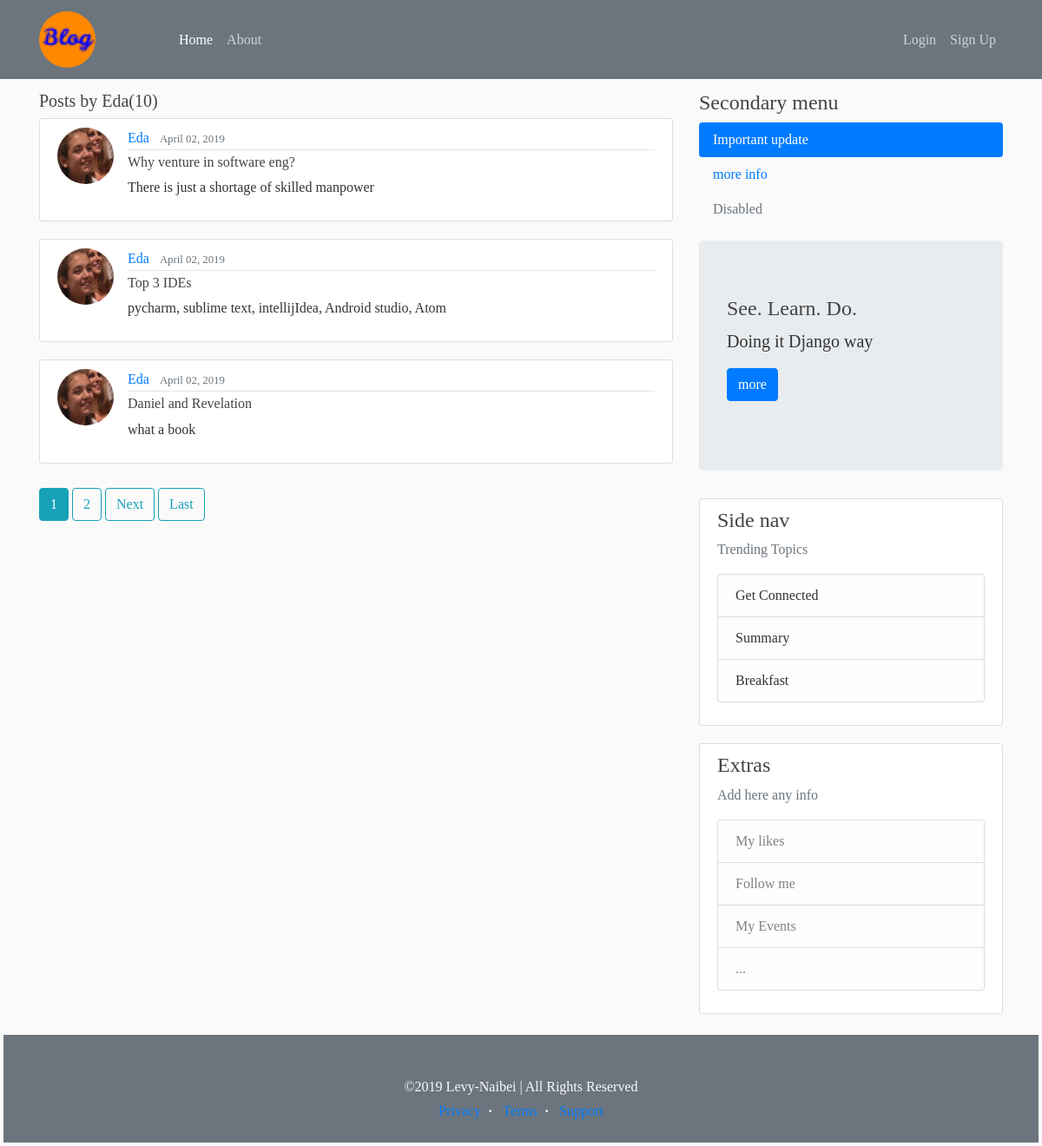
The app's page /user/Eda, older data.
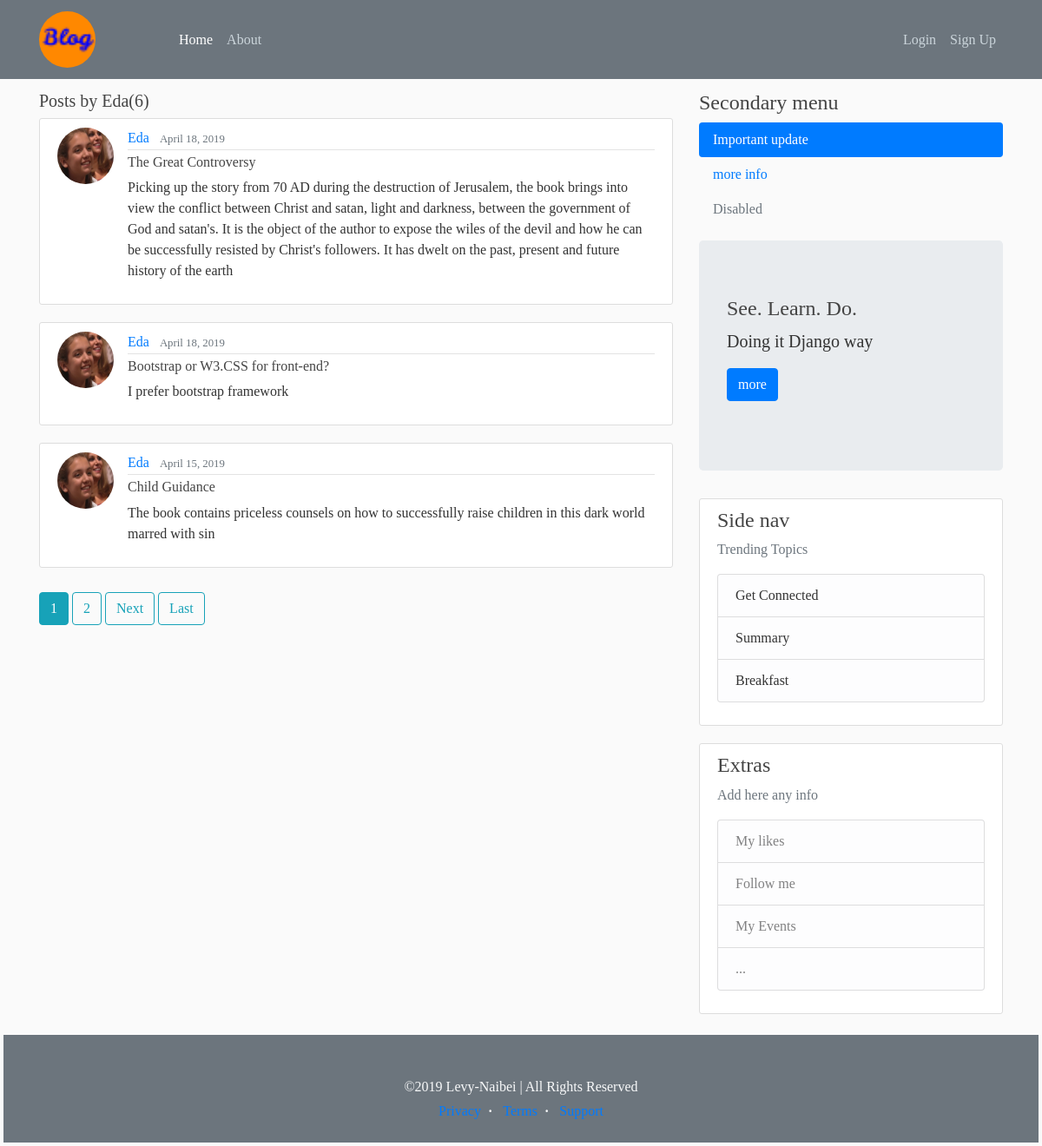
The same page, newer data.
### blog/models.py (models this page shows, shortened)
class Post(models.Model):
	title = models.CharField(max_length=80)
	content = models.TextField()
	date_posted = models.DateTimeField(default=timezone.now)
	author = models.ForeignKey(User, on_delete=models.CASCADE)

### users/models.py (models this page shows, shortened)
class Profile(models.Model):
	user = models.OneToOneField(User, on_delete=models.CASCADE)
	img = models.ImageField(default = 'default.png', upload_to='profile_pics')

### blog/views.py (the view)
# urls.py: path('user/<str:username>', UserPostListView.as_view(), name='user-posts'),
class UserPostListView(ListView):
	model = Post
	template_name = 'blog/user_posts.html'
	context_object_name = 'posts'
	paginate_by = 3
	def get_queryset(self):
		user = get_object_or_404(User, username=self.kwargs.get('username'))
		return Post.objects.filter(author=user).order_by('-date_posted')

### blog/templates/blog/user_posts.html (shortened to what this page needs)
{% extends "blog/base.html" %}
{% block content %}
  <h5 class="mb-2">Posts by {{view.kwargs.username}}({{page_obj.paginator.count}})</h5>
	{% for post in posts %}
    <article class="media content-section">
      <img class="rounded-circle article-img" src="{{post.author.profile.img.url}}">
      <div class="media-body">
        <div class="article-metadata">
          <a class="mr-2" href="{% url 'user-posts' post.author.username %}">{{ post.author }}</a>
          <small class="text-muted">{{ post.date_posted|date:'F d, Y' }}</small>
        </div>
        <h6><a class="article-title" href="{% url 'post-detail' post.id %}">{{ post.title }}</a></h6>
        <p class="article-content">{{ post.content }}</p>
      </div>
    </article>
  {% endfor %}
  {% if is_paginated %}
    {% for num in page_obj.paginator.page_range %}
      {% if page_obj.number == num %}
        <a class="btn btn-info bt-sm mb-2 mt-2" href="?page={{ num }}">{{ num }}</a>
      {% elif num > page_obj.number|add:'-2' and num < page_obj.number|add:'2' %}
        <a class="btn btn-outline-info bt-sm mb-2 mt-2" href="?page={{ num }}">{{ num }}</a>
      {% endif %}
    {% endfor %}
    {% if page_obj.has_next %}
      <a class="btn btn-outline-info bt-sm mb-2 mt-2" href="?page={{page_obj.next_page_number}}">Next</a>
      <a class="btn btn-outline-info bt-sm mb-2 mt-2" href="?page={{page_obj.paginator.num_pages}}">Last</a>
    {% endif %}
  {% endif %}
{% endblock %}

Row changes from the older to the newer data that the page shows:
no longer on this page (row unchanged): Post: author.profile.img (picture), author "Eda", date_posted "April 02, 2019", title "Why venture in software eng?", content "There is just a shortage of skilled manpower"
no longer on this page (row unchanged): Post: author.profile.img (picture), author "Eda", date_posted "April 02, 2019", title "Top 3 IDEs", content "pycharm, sublime text, intellijIdea, Android studio, Atom"
removed Post: author.profile.img (picture), author "Eda", date_posted "April 02, 2019", title "Daniel and Revelation", content "what a book"
now on this page (row edited): Post: author.profile.img (picture), author "Eda", date_posted "April 18, 2019", title "The Great Controversy", content "Picking up the story from 70 AD during the destruction of Jerusalem, the book brings into view the conflict between Christ and satan, light and darkness, between the government of God and satan's. It is the object of the author to expose the wiles of the devil and how he can be successfully resisted by Christ's followers. It has dwelt on the past, present and future history of the earth"
now on this page (row edited): Post: author.profile.img (picture), author "Eda", date_posted "April 18, 2019", title "Bootstrap or W3.CSS for front-end?", content "I prefer bootstrap framework"
added Post: author.profile.img (picture), author "Eda", date_posted "April 15, 2019", title "Child Guidance", content "The book contains priceless counsels on how to successfully raise children in this dark world marred with sin"
Text that changed along with them:
{{ page_obj.paginator.count }}: "10" → "6"
